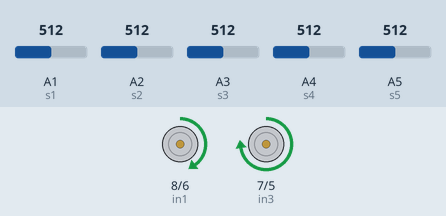
Bench run of a sketch on a simulated Arduino Uno, built with avr-gcc and run on an emulated ATmega328P. On the bench: motor-driver pin pairs drawn as motors (green arrow = first pin HIGH = forward, orange = second pin HIGH = backward, longer = more drive, scaled by the enable pin). The inputs (shaded band) are chosen by the test bench; at power-on: A1 (s1) = 512, A2 (s2) = 512, A3 (s3) = 512, A4 (s4) = 512, A5 (s5) = 512.

Above: at 1.2 s.
1.3 s: A1 (s1) set to 487
At 1.6 s:
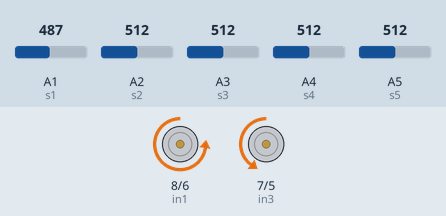
2.8 s: A1 (s1) set to 716
At 4.0 s:
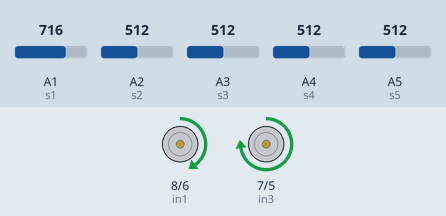
4.3 s: A2 (s2) set to 493
At 5.2 s:
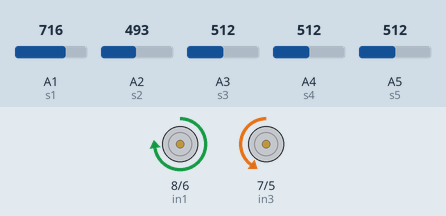
5.8 s: A2 (s2) set to 716
At 6.3 s:
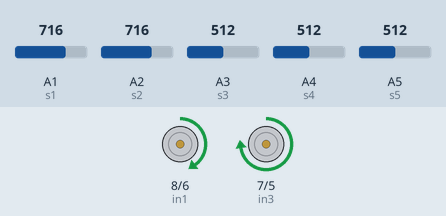
7.3 s: A3 (s3) set to 485
At 8.6 s:
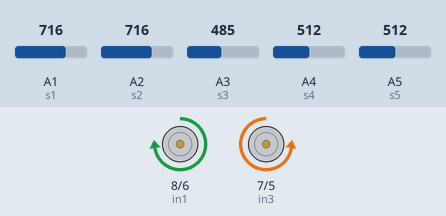
Timing chart, 0 to 9.8 s (numbered marks = the images above; inputs shaded):
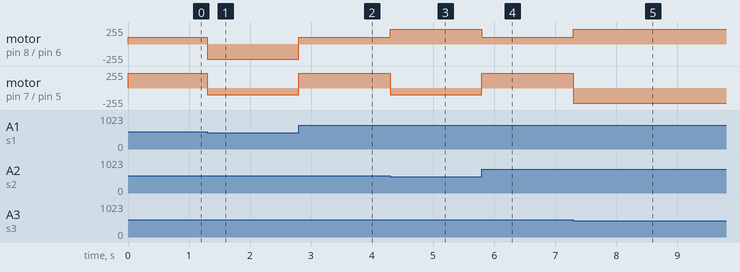

The sketch:

FinalMaybe.ino
```cpp
const int s1 = A1;
const int s2 = A2;
const int s3 = A3;
const int s4 = A4;
const int s5 = A5;

const int enA = 9;
const int in1 = 8;
const int in2 = 6;

const int enB = 3;
const int in3 = 7;
const int in4 = 5;

const int speed = 225;
const int turnSpeed = 100;
const int t = 500;

#define AR analogRead

void setup() {
  pinMode(in1,OUTPUT);
  pinMode(in2,OUTPUT);
  pinMode(in3,OUTPUT);
  pinMode(in4,OUTPUT);
  pinMode(enB,OUTPUT);
  pinMode(enA,OUTPUT);

  pinMode(s1,INPUT);
  pinMode(s2,INPUT);
  pinMode(s3,INPUT);
  pinMode(s4,INPUT);
  pinMode(s5,INPUT);
}

void loop() {
  if(AR(s1)>=t && AR(s2)>=t && AR(s3)<=t && AR(s4)>=t && AR(s5)>=t ) {
    forward(speed,speed);
  } else if (AR(s1)>=t && AR(s2)<=t && AR(s3)>=t && AR(s4)>=t && AR(s5)>=t ) {
    forward(turnSpeed,speed);
  } else if (AR(s1)>=t && AR(s2)>=t && AR(s3)>=t && AR(s4)<=t && AR(s5)>=t ) {
    forward(speed,turnSpeed);
  } else if (AR(s1)>=t && (AR(s2)>=t || AR(s3)>=t )) {
    left();
  } else if (AR(s5)>=t && (AR(s4)>=t || AR(s3)>=t )) {
    right();
  } else if (AR(s1)>=t && AR(s2)>=t && AR(s3)>=t && AR(s4)>=t && AR(s5)>=t ) {
    stop();
  } else if (AR(s1)<=t && AR(s2)<=t && AR(s3)<=t && AR(s4)<=t && AR(s5)<=t ) {
    stop();
  } else {
    stop();
  }
}

void forward(int leftSpeed, int rightSpeed) {
  analogWrite(enA,rightSpeed);
  digitalWrite(in1,HIGH);
  digitalWrite(in2,LOW);

  analogWrite(enB,leftSpeed);
  digitalWrite(in3,LOW);
  digitalWrite(in4,HIGH);
}

void right() {
  analogWrite(enA,speed);
  digitalWrite(in1,LOW);
  digitalWrite(in2,HIGH);

  analogWrite(enB,turnSpeed);
  digitalWrite(in3,LOW);
  digitalWrite(in4,HIGH);
}

void left() {
  analogWrite(enA,turnSpeed);
  digitalWrite(in1,HIGH);
  digitalWrite(in2,LOW);

  analogWrite(enB,speed);
  digitalWrite(in3,HIGH);
  digitalWrite(in4,LOW);
}

void stop() {
  analogWrite(enA, 0);
  analogWrite(enB, 0);
  digitalWrite(in1,LOW);
  digitalWrite(in2,LOW);
  digitalWrite(in3,LOW);
  digitalWrite(in4,LOW);
}
```

Measured:
- the behaviour switches between 500 and 499 on A1 (s1) (found by bisection; images 0 and 1)
- the behaviour switches between 501 and 500 on A2 (s2) (found by bisection; images 2 and 3)
- the behaviour switches between 501 and 500 on A3 (s3) (found by bisection; images 4 and 5)
- after the input at 1.3 s, motor on pin 8 (in1) / pin 6 (in2): forward 100/255 → backward 225/255 at once; motor on pin 7 (in3) / pin 5 (in4): forward 225/255 → backward 100/255 at once
- after the input at 2.8 s, motor on pin 8 (in1) / pin 6 (in2): backward 225/255 → forward 100/255 at once; motor on pin 7 (in3) / pin 5 (in4): backward 100/255 → forward 225/255 at once
- after the input at 4.3 s, motor on pin 8 (in1) / pin 6 (in2): forward 100/255 → forward 225/255 at once; motor on pin 7 (in3) / pin 5 (in4): forward 225/255 → backward 100/255 at once
- after the input at 5.8 s, motor on pin 8 (in1) / pin 6 (in2): forward 225/255 → forward 100/255 at once; motor on pin 7 (in3) / pin 5 (in4): backward 100/255 → forward 225/255 at once
- after the input at 7.3 s, motor on pin 8 (in1) / pin 6 (in2): forward 100/255 → forward 225/255 at once; motor on pin 7 (in3) / pin 5 (in4): forward 225/255 → backward 225/255 at once
